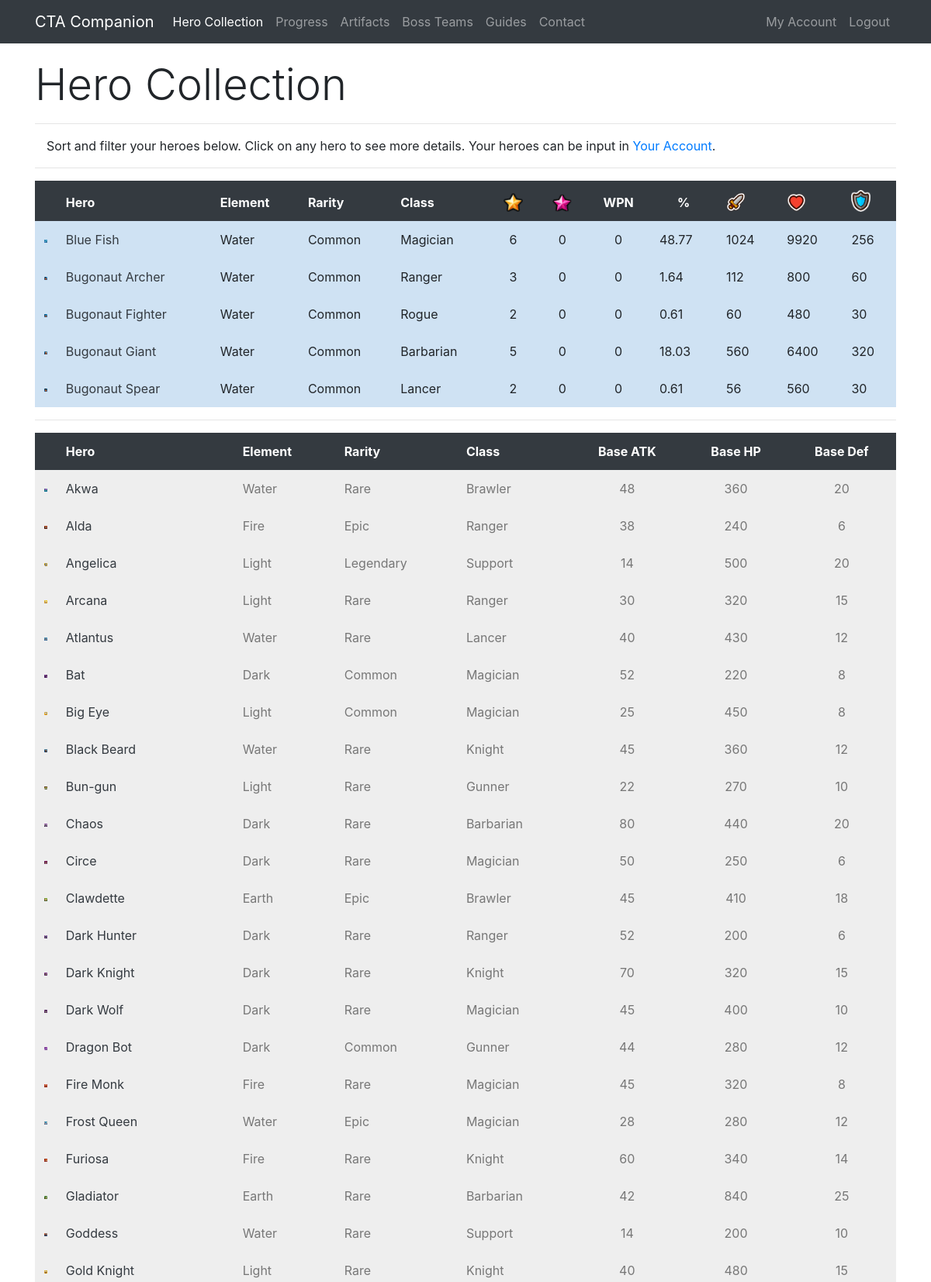
The page /collection/boss3 (signed in, upper part) on the database its author committed.
### app/models.py (models this page shows, shortened)
class Hero(db.Model):
    id = db.Column(db.Integer, primary_key=True)
    level = db.Column(db.Integer, index=True)
    awaken = db.Column(db.Integer, index=True)
    wpn = db.Column(db.Integer, index=True)
    medals = db.Column(db.Integer, index=True)
    runedAtk = db.Column(db.Integer, index=True)
    runedHp = db.Column(db.Integer, index=True)
    runedDef = db.Column(db.Integer, index=True)
    runedAps = db.Column(db.Integer, index=True)
    runedCrit = db.Column(db.Integer, index=True)
    runedCritDmg = db.Column(db.Integer, index=True)
    user_id = db.Column(db.Integer, db.ForeignKey('user.id'))
    base_id = db.Column(db.Integer, db.ForeignKey('base.id'))
    def atk(self):
        runedAttack = self.runedAtk
        base = self.baseStats.atk
        level = self.level
        awaken = self.awaken
        atk = int(base * (2 ** (level - 1)) * (1.5 ** awaken))
        runedAtk = atk + (atk * (runedAttack / 100))
        return int(runedAtk)
    def hp(self):
        runedHP = self.runedHp
        base = self.baseStats.hp
        level = self.level
        awaken = self.awaken
        hp = int(base * (2 ** (level - 1)) * (1.5 ** awaken))
        runedHP = hp + (hp * (runedHP / 100))
        return int(runedHP)
    def defense(self):
        runedDef = self.runedDef
        base = self.baseStats.defense
        level = self.level
        awaken = self.awaken
        defense = int(base * (2 ** (level - 1)) * (1.5 ** awaken))
        runedDef = defense + (defense * (runedDef / 100))
        return int(runedDef)
    def progress(self):
        level = self.level
        medals = self.medals
        if level == 0:
            accumulated = 0
            total = accumulated + medals
        elif level == 1:
            accumulated = 10
            total = accumulated + medals
        elif level == 2:
            accumulated = 30
            total = accumulated + medals
        elif level == 3:
            accumulated = 80
            total = accumulated + medals
        elif level == 4:
            accumulated = 280
            total = accumulated + medals
        elif level == 5:
            accumulated = 880
            total = accumulated + medals
        elif level == 6:
            accumulated = 2380
            total = accumulated + medals
        elif level == 7:
            accumulated = 4880
            total = accumulated + medals
        total = (total / 4880) * 100
        if total == 100:
            return int(total)
        return round(total, 2)

class Base(db.Model):
    id = db.Column(db.Integer, primary_key=True)
    name = db.Column(db.String(32), index=True, unique=True)
    nameSafe = db.Column(db.String(32), index=True, unique=True)
    job = db.Column(db.String(16), index=True)
    rarity = db.Column(db.String(16), index=True)
    element = db.Column(db.String(16), index=True)
    gender = db.Column(db.String(16), index=True)
    crusher = db.Column(db.Integer, index=True)
    fly = db.Column(db.Integer, index=True)
    blitz = db.Column(db.Integer, index=True)
    atk = db.Column(db.Integer, index=True)
    hp = db.Column(db.Integer, index=True)
    defense = db.Column(db.Integer, index=True)
    crit = db.Column(db.Integer, index=True)
    critDmg = db.Column(db.Integer, index=True)
    movespeed = db.Column(db.Integer, index=True)
    aps = db.Column(db.Integer, index=True)
    arange = db.Column(db.Integer, index=True)
    resistance = db.Column(db.Integer, index=True)
    frenzy = db.Column(db.Integer, index=True)
    dodge = db.Column(db.Integer, index=True)
    stun = db.Column(db.Integer, index=True)
    stunTime = db.Column(db.Integer, index=True)
    aoe = db.Column(db.Integer, index=True)
    ult = db.Column(db.Integer, index=True)
    kshp = db.Column(db.Integer, index=True)
    gold = db.Column(db.Integer, index=True)
    freeze = db.Column(db.Integer, index=True)
    freezeTime = db.Column(db.Integer, index=True)
    freezeDmg = db.Column(db.Integer, index=True)
    burn = db.Column(db.Integer, index=True)
    burnTime = db.Column(db.Integer, index=True)
    burnDmg = db.Column(db.Integer, index=True)
    poison = db.Column(db.Integer, index=True)
    poisonTime = db.Column(db.Integer, index=True)
    poisonDmg = db.Column(db.Integer, index=True)
    sp2 = db.Column(db.Integer, index=True)
    sp2num = db.Column(db.Integer, index=True)
    buffElement = db.Column(db.String(16), index=True)
    buffType = db.Column(db.Integer, index=True)
    buffStat = db.Column(db.String(16), index=True)
    buff = db.Column(db.Integer, index=True)
    heroes = db.relationship('Hero', backref='baseStats', lazy='dynamic')

### app/routes.py (the view)
@app.route('/collection/<username>')
@login_required
def collection(username):
    user = User.query.filter_by(username=username).first_or_404()
    heroes = Hero.query.filter_by(player=user)
    heroactive = 1
    return render_template('collection.html', user=user, heroes=heroes, title='Hero Collection', heroactive=heroactive)

### app/models.py (called while the page is built)
@login.user_loader
def load_user(id):
    return User.query.get(int(id))

### app/templates/collection.html (shortened to what this page needs)
{% extends "base.html" %}
{% block content %}
 <div class="row pt-3">
    <div class="col-lg-12">
      <h1 class="display-4">Hero Collection</h1>
      <hr>
      <p class="instructions">Sort and filter your heroes below. Click on any hero to see more details. Your heroes can be input in <a href="{{ url_for('account', username=current_user.username) }}">Your Account</a>.</p>
        <hr>
    </div>
 </div>
  <div class="row">
    <div class="col-lg-12">
<table id="ctac" class="table table-borderless" style="width:100%">
        <thead class="thead-dark">
            <tr>
                <th data-priority="1">&nbsp;</th>
                <th data-priority="2">Hero</th>
                <th data-priority="12">Element</th>
                <th data-priority="11">Rarity</th>
                <th data-priority="10">Class</th>
                <th data-priority="3" class="text-center"><img src="{{ url_for('static', filename='star.png') }}" width="25" alt="Star Level"></th>
                <th data-priority="4" class="text-center"><img src="{{ url_for('static', filename='awaken.png') }}" width="25" alt="Awaken"></th>
                <th data-priority="5" class="text-center">WPN</th>
                <th data-priority="6" class="text-center">%</th>
                <th data-priority="7"><img src="{{ url_for('static', filename='atk.png') }}" width="25" alt="Attack"></th>
                <th data-priority="8"><img src="{{ url_for('static', filename='hp.png') }}" width="25" alt="HP"></th>
                <th data-priority="9"><img src="{{ url_for('static', filename='def.png') }}" width="25" alt="Defense"></th>
            </tr>
        </thead>
        <tbody>
        {% for i in heroes %}
        {% if i.level > 0 %}
        <tr>
            <td class="{{i.baseStats.element}}{{i.baseStats.rarity}}" width="25"><img class="img-fluid" src="/static/{{i.baseStats.nameSafe}}.png" alt="{{i.baseStats.name}}"></td>
            <td class="{{i.baseStats.element}}{{i.baseStats.rarity}}"><a class="text-dark" href="{{ url_for('hero', heroid=i.id) }}">{{ i.baseStats.name }}</a></td>
            <td class="{{i.baseStats.element}}{{i.baseStats.rarity}}">{{ i.baseStats.element }}</td>
            <td class="{{i.baseStats.element}}{{i.baseStats.rarity}}">{{ i.baseStats.rarity }}</td>
            <td class="{{i.baseStats.element}}{{i.baseStats.rarity}}">{{ i.baseStats.job }}</td>
            <td class="text-center {{i.baseStats.element}}{{i.baseStats.rarity}}">{{ i.level }}</td>
            <td class="text-center {{i.baseStats.element}}{{i.baseStats.rarity}}">{{ i.awaken }}</td>
            <td class="text-center {{i.baseStats.element}}{{i.baseStats.rarity}}">{{ i.wpn }}</td>
            <td class="text center {{i.baseStats.element}}{{i.baseStats.rarity}}">{{ i.progress() }}</td>
            <td class="{{i.baseStats.element}}{{i.baseStats.rarity}}">{{ i.atk() }}</td>
            <td class="{{i.baseStats.element}}{{i.baseStats.rarity}}">{{ i.hp() }}</td>
            <td class="{{i.baseStats.element}}{{i.baseStats.rarity}}">{{ i.defense() }}</td>
        </tr>
        {% endif %}
        {% endfor %}
        </tbody>
</table>
        <hr>
<table id="ctac2" class="table table-borderless" style="width:100%">
        <thead class="thead-dark">
            <tr>
                <th>&nbsp;</th>
                <th>Hero</th>
                <th>Element</th>
                <th>Rarity</th>
                <th>Class</th>
                <th class="text-center">Base ATK</th>
                <th class="text-center">Base HP</th>
                <th class="text-center">Base Def</th>
            </tr>
        </thead>
        <tbody>
        {% for i in heroes %}
        {% if i.level == 0 %}
        <tr>
            <td class="uncollected" width="25"><img class="img-fluid" src="/static/{{i.baseStats.nameSafe}}.png" alt="{{i.baseStats.name}}"></td>
            <td class="uncollected"><a class="text-dark" href="{{ url_for('hero', heroid=i.id) }}">{{ i.baseStats.name }}</a></td>
            <td class="uncollected">{{ i.baseStats.element }}</td>
            <td class="uncollected">{{ i.baseStats.rarity }}</td>
            <td class="uncollected">{{ i.baseStats.job }}</td>
            <td class="uncollected text-center">{{ i.baseStats.atk }}</td>
            <td class="uncollected text-center">{{ i.baseStats.hp }}</td>
            <td class="uncollected text-center">{{ i.baseStats.defense }}</td>
        </tr>
        {% endif %}
        {% endfor %}
        </tbody>
</table>
    </div>
  </div>
<hr><br><br>
{% endblock %}

### app/static/style.css (style rules this page uses)
.uncollected { color: #777777; background-color: #eeeeee; padding: 8px; }
.WaterCommon { background-color: #CFE2F3; padding: 8px; }
.instructions { padding-left: 15px; }

### app/templates/base.html (style rules this page uses)
html { position: relative; min-height: 100%; }
body { margin-bottom: 40px; }

### rows shown on the page
Hero: baseStats.nameSafe (picture), baseStats.name "Blue Fish", baseStats.element "Water", baseStats.rarity "Common", baseStats.job "Magician", level "6", awaken "0", wpn "0", progress "48.77", atk "1024", hp "9920", defense "256"
Hero: baseStats.nameSafe (picture), baseStats.name "Bugonaut Archer", baseStats.element "Water", baseStats.rarity "Common", baseStats.job "Ranger", level "3", awaken "0", wpn "0", progress "1.64", atk "112", hp "800", defense "60"
Hero: baseStats.nameSafe (picture), baseStats.name "Bugonaut Fighter", baseStats.element "Water", baseStats.rarity "Common", baseStats.job "Rogue", level "2", awaken "0", wpn "0", progress "0.61", atk "60", hp "480", defense "30"
Hero: baseStats.nameSafe (picture), baseStats.name "Bugonaut Giant", baseStats.element "Water", baseStats.rarity "Common", baseStats.job "Barbarian", level "5", awaken "0", wpn "0", progress "18.03", atk "560", hp "6400", defense "320"
Hero: baseStats.nameSafe (picture), baseStats.name "Bugonaut Spear", baseStats.element "Water", baseStats.rarity "Common", baseStats.job "Lancer", level "2", awaken "0", wpn "0", progress "0.61", atk "56", hp "560", defense "30"
Hero: baseStats.nameSafe (picture), baseStats.name "Akwa", baseStats.element "Water", baseStats.rarity "Rare", baseStats.job "Brawler", baseStats.atk "48", baseStats.hp "360", baseStats.defense "20"
Hero: baseStats.nameSafe (picture), baseStats.name "Alda", baseStats.element "Fire", baseStats.rarity "Epic", baseStats.job "Ranger", baseStats.atk "38", baseStats.hp "240", baseStats.defense "6"
Hero: baseStats.nameSafe (picture), baseStats.name "Angelica", baseStats.element "Light", baseStats.rarity "Legendary", baseStats.job "Support", baseStats.atk "14", baseStats.hp "500", baseStats.defense "20"
Hero: baseStats.nameSafe (picture), baseStats.name "Arcana", baseStats.element "Light", baseStats.rarity "Rare", baseStats.job "Ranger", baseStats.atk "30", baseStats.hp "320", baseStats.defense "15"
Hero: baseStats.nameSafe (picture), baseStats.name "Atlantus", baseStats.element "Water", baseStats.rarity "Rare", baseStats.job "Lancer", baseStats.atk "40", baseStats.hp "430", baseStats.defense "12"
Hero: shows a picture, baseStats.name "Bat", baseStats.element "Dark", baseStats.rarity "Common", baseStats.job "Magician", baseStats.atk "52", baseStats.hp "220", baseStats.defense "8"
Hero: baseStats.nameSafe (picture), baseStats.name "Big Eye", baseStats.element "Light", baseStats.rarity "Common", baseStats.job "Magician", baseStats.atk "25", baseStats.hp "450", baseStats.defense "8"
Hero: baseStats.nameSafe (picture), baseStats.name "Black Beard", baseStats.element "Water", baseStats.rarity "Rare", baseStats.job "Knight", baseStats.atk "45", baseStats.hp "360", baseStats.defense "12"
Hero: baseStats.nameSafe (picture), baseStats.name "Bun-gun", baseStats.element "Light", baseStats.rarity "Rare", baseStats.job "Gunner", baseStats.atk "22", baseStats.hp "270", baseStats.defense "10"
Hero: baseStats.nameSafe (picture), baseStats.name "Chaos", baseStats.element "Dark", baseStats.rarity "Rare", baseStats.job "Barbarian", baseStats.atk "80", baseStats.hp "440", baseStats.defense "20"
Hero: baseStats.nameSafe (picture), baseStats.name "Circe", baseStats.element "Dark", baseStats.rarity "Rare", baseStats.job "Magician", baseStats.atk "50", baseStats.hp "250", baseStats.defense "6"
Hero: baseStats.nameSafe (picture), baseStats.name "Clawdette", baseStats.element "Earth", baseStats.rarity "Epic", baseStats.job "Brawler", baseStats.atk "45", baseStats.hp "410", baseStats.defense "18"
Hero: baseStats.nameSafe (picture), baseStats.name "Dark Hunter", baseStats.element "Dark", baseStats.rarity "Rare", baseStats.job "Ranger", baseStats.atk "52", baseStats.hp "200", baseStats.defense "6"
Hero: baseStats.nameSafe (picture), baseStats.name "Dark Knight", baseStats.element "Dark", baseStats.rarity "Rare", baseStats.job "Knight", baseStats.atk "70", baseStats.hp "320", baseStats.defense "15"
Hero: baseStats.nameSafe (picture), baseStats.name "Dark Wolf", baseStats.element "Dark", baseStats.rarity "Rare", baseStats.job "Magician", baseStats.atk "45", baseStats.hp "400", baseStats.defense "10"
Hero: baseStats.nameSafe (picture), baseStats.name "Dragon Bot", baseStats.element "Dark", baseStats.rarity "Common", baseStats.job "Gunner", baseStats.atk "44", baseStats.hp "280", baseStats.defense "12"
Hero: baseStats.nameSafe (picture), baseStats.name "Fire Monk", baseStats.element "Fire", baseStats.rarity "Rare", baseStats.job "Magician", baseStats.atk "45", baseStats.hp "320", baseStats.defense "8"
Hero: baseStats.nameSafe (picture), baseStats.name "Frost Queen", baseStats.element "Water", baseStats.rarity "Epic", baseStats.job "Magician", baseStats.atk "28", baseStats.hp "280", baseStats.defense "12"
Hero: baseStats.nameSafe (picture), baseStats.name "Furiosa", baseStats.element "Fire", baseStats.rarity "Rare", baseStats.job "Knight", baseStats.atk "60", baseStats.hp "340", baseStats.defense "14"
Hero: baseStats.nameSafe (picture), baseStats.name "Gladiator", baseStats.element "Earth", baseStats.rarity "Rare", baseStats.job "Barbarian", baseStats.atk "42", baseStats.hp "840", baseStats.defense "25"
Hero: baseStats.nameSafe (picture), baseStats.name "Goddess", baseStats.element "Water", baseStats.rarity "Rare", baseStats.job "Support", baseStats.atk "14", baseStats.hp "200", baseStats.defense "10"
Hero: baseStats.nameSafe (picture), baseStats.name "Gold Knight", baseStats.element "Light", baseStats.rarity "Rare", baseStats.job "Knight", baseStats.atk "40", baseStats.hp "480", baseStats.defense "15"
